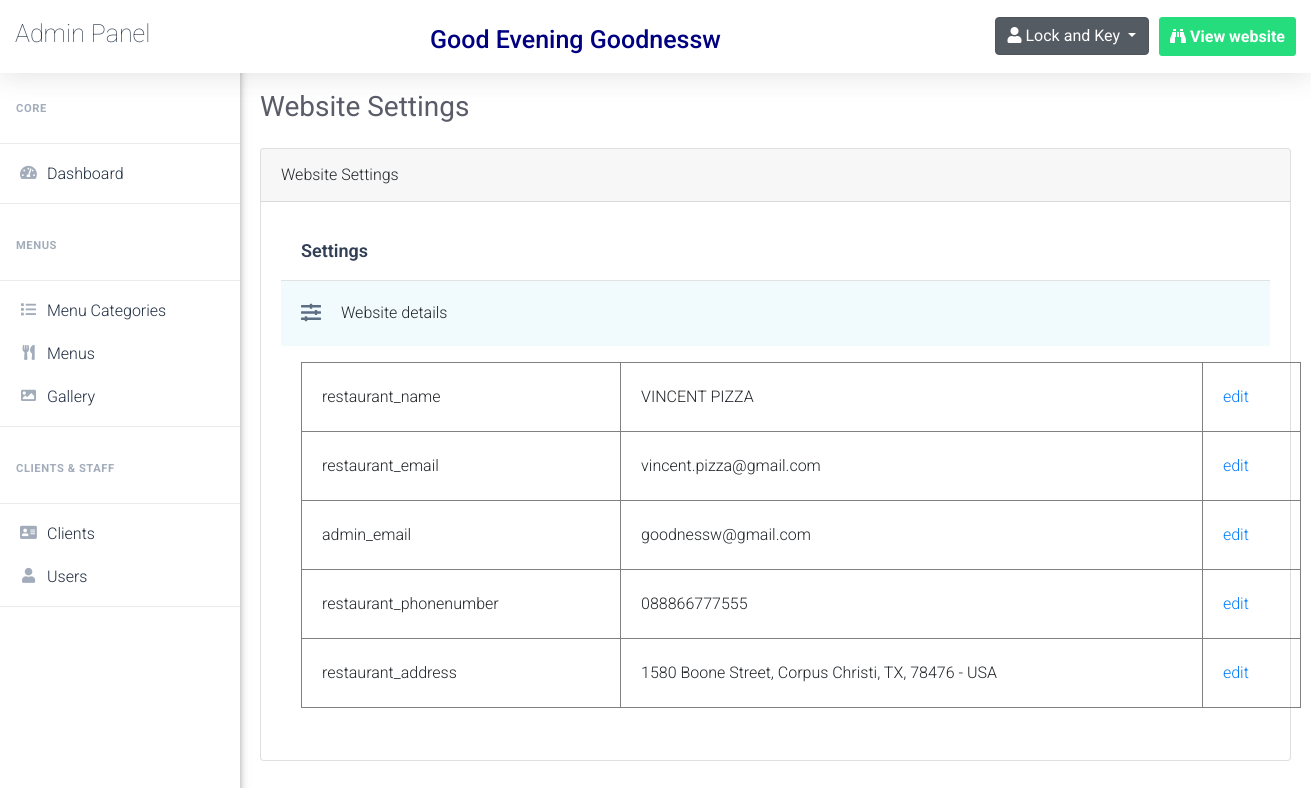
The app's page /admin/website-settings.php (signed in) with its own data.
### tables this page shows
CREATE TABLE `users` (
  `user_id` int(2) NOT NULL,
  `username` varchar(20) NOT NULL,
  `email` varchar(30) NOT NULL,
  `full_name` varchar(50) NOT NULL,
  `password` varchar(100) NOT NULL
);

CREATE TABLE `website_settings` (
  `option_id` int(5) NOT NULL,
  `option_name` varchar(255) NOT NULL,
  `option_value` varchar(255) NOT NULL
);

### admin/website-settings.php (the view, shortened to what this page needs)
<?php
	$pageTitle = 'Website Settings';
	if(isset($_SESSION['username_restaurant_qRewacvAqzA']) && isset($_SESSION['password_restaurant_qRewacvAqzA']))
	{
		include 'connect.php';
		include 'Includes/templates/header.php';
		include 'Includes/templates/navbar.php';
        ?>
<div class="card">
            	<div class="card-header">
                	Website Settings
           		</div>
                <div class="card-body">
            		<form method="POST" class="website_settings_form" action="website-settings.php">
                   		<div class="panel-">
                        	<div class="panel-header-X">
                                <div class="main-title">
                                    Settings
                                </div>
                            </div>
                            <div class="save-header-X">
                                <div style="display:flex">
                                    <div class="icon">
                                        <i class="fa fa-sliders-h"></i>
                                    </div>
                                    <div class="title-container">Website details</div>
                                </div>
                            </div>
                            <div class="panel-body-X">
<div class="form-group">
<table border="1" cellspacing="20" cellpadding="20"  style="width:1000px; height:200px;">
<tbody>
	<?php
		include('connect.php');
		$result = $con->prepare("SELECT * FROM website_settings ORDER BY option_id");
		$result->execute();
		for($i=0; $row = $result->fetch(); $i++){
	?>
	<tr class="record">
		<td><?php echo $row['option_name']; ?></td>
		<td><?php echo $row['option_value']; ?></td>
		<td><a href="website-setting-form.php?id=<?php echo $row['option_id']; ?>"> edit </a></td>
	</tr>
	<?php
		}}
	?></div>

### admin/Includes/templates/navbar.php (shortened to what this page needs)
<?php
    $id = $_SESSION['userid_restaurant_qRewacvAqzA'];
    $sql = $con->prepare("SELECT * FROM `users` WHERE `user_id`= '$id' ");
    $sql->execute();
    $fetch = $sql->fetch();
    $t=date("H");
    if ($t<"10") {
    $greeting =  "Good Morning";
}
    elseif ($t<"15") {
    $greeting = "Good Day";
}
    else {
    $greeting = "Good Evening";
}
?>
    <header class="headerMenu сlearfix sb-page-header">
        <div class="nav-header">
            <a class="navbar-brand" href="">
                Admin Panel
            </a>
        </div>
         <center><h4 class="welcomemssg"><?php echo "$greeting ". $fetch['username']?></h4></center>
        <div class="nav-controls top-nav">
            <ul class="nav top-menu">
                <li id="user-btn" class="main-li dropdown" style="background:none;">
                    <div class="dropdown show">
                        <a class="btn btn-secondary dropdown-toggle" href="#" role="button" id="dropdownMenuLink" data-toggle="dropdown" aria-haspopup="true" aria-expanded="false">
                            <i class="fa fa-user"></i>
                            <span class="username">Lock and Key</span>
                        </a>
                    </div>
                </li>
                <li class="main-li webpage-btn">
                    <a class="nav-item-button " href="../" target="_blank">
                        <i class="fas fa-binoculars"></i>
                        <span>View website</span>
                    </a>
                </li>
            </ul>
        </div>
    </header>
    <aside class="vertical-menu" id="vertical-menu">
        <div>
            <ul class="menu-bar">
                <div class="sidenav-menu-heading">
                    Core
                </div>
                <div class="dropdown-divider"></div>
                <li>
                    <a href="dashboard.php" class="a-verMenu dashboard_link">
                        <i class="fas fa-tachometer-alt icon-ver"></i>
                        <span style="padding-left:6px;">Dashboard</span>
                    </a>
                </li>
                <div class="dropdown-divider"></div>
                <div class="sidenav-menu-heading">
                    Menus
                </div>
                <div class="dropdown-divider"></div>
                <li>
                    <a href="menu_categories.php" class="a-verMenu menu_categories_link">
                        <i class="fas fa-list icon-ver"></i>
                        <span style="padding-left:6px;">Menu Categories</span>
                    </a>
                </li>
                <li>
                    <a href="menus.php" class="a-verMenu menus_link">
                        <i class="fas fa-utensils icon-ver"></i>
                        <span style="padding-left:6px;">Menus</span>
                    </a>
                </li>
                <li>
                    <a href="gallery.php" class="a-verMenu gallery_link">
                        <i class="far fa-image icon-ver"></i>
                        <span style="padding-left:6px;">Gallery</span>
                    </a>
                </li>
                <div class="dropdown-divider"></div>
                <div class="sidenav-menu-heading">
                    Clients & Staff
                </div>
                <div class="dropdown-divider"></div>
                <li>
                    <a href="clients.php" class="a-verMenu clients_link">
                        <i class="far fa-address-card icon-ver"></i>
                        <span style="padding-left:6px;">Clients</span>
                    </a>
                </li>
                <li>
                    <a href="users.php" class="a-verMenu users_link">
                        <i class="far fa-user icon-ver"></i>
                        <span style="padding-left:6px;">Users</span>
                    </a>
                </li>
                <div class="dropdown-divider"></div>
            </ul>
        </div>
    </aside>
    <div id="content" style="margin-left:240px;">
        <section class="content-wrapper" style="width: 100%;padding: 70px 0 0;">
            <div class="inside-page" style="padding:20px">
                <div class="page_title_top" style="margin-bottom: 1.5rem!important;">
                    <h1 style="color: #5a5c69!important;font-size: 1.75rem;font-weight: 400;line-height: 1.2;">
                        <?php echo $pageTitle; ?>
                    </h1>
                </div>

### admin/Design/css/main2.css (style rules this page uses)
a, a:hover { text-decoration: none !important; }
ul { display: block; list-style: none; padding: 0; margin: 0; }
html { scroll-behavior: smooth; }
body { font-family: 'Roboto', sans-serif; font-size: 16px; line-height: 28px; font-weight: 300; }
.headerMenu { position: fixed; left: 0; right: 0; top: 0; display: -ms-flexbox; display: flex; -webkit-box-pack: justify; -ms-flex-pack: justify; justify-content: space-between; -webkit-box-align: center; -ms-flex-align: center; align-items: center; -ms-flex-wrap: wrap; flex-wrap: wrap; z-index: 1002; background: #fff; min-height: 60px; padding: 10px 15px; box-shadow: 0 .15rem 1.75rem 0 rgba(58,59,69,.15); }
.nav-item-button { padding: 10px; line-height: 1;display: block; border: 1px solid #f0f0f8; background-color: #fff; text-decoration: none; border-radius: 3px; color: #66686d; }
.navbar-brand { font-family: inherit; color: #323f52; height: inherit; padding: 0px; line-height: 0px; font-weight: lighter; font-size: 25px; }
.sidenav-menu-heading { padding: 1.25rem 1rem 0.75rem; font-size: 0.7rem; font-weight: bold; text-transform: uppercase; letter-spacing: 0.05em; color: #a2acba; }
.vertical-menu { width:240px; float: left; height: 100%; position: fixed; background: #fff; top: 0; bottom: 0; z-index: 300; -moz-box-shadow: -3px 0 10px 0 #555; -webkit-box-shadow: -3px 0 10px 0 #555; box-shadow: -3px 0 10px 0 #555; }
.vertical-menu .menu-bar { padding:0px; margin:0px; margin-top: 75px; position: relative; }
.a-verMenu { display: -webkit-box; display: flex; -webkit-box-align: center; align-items: center; line-height: normal; padding-top: 0.75rem; padding-bottom: 0.75rem; position: relative; color: #1f2d41; padding: 0.75rem 1rem; }
.icon-ver { width: 25px; height: 18px; text-align: center; font-size: 15px; background: none; margin: 0; padding: 0; color: #a2acba; font-weight: 900; display: block; }
.top-menu { display: -webkit-box; display: -ms-flexbox; display: flex; -ms-flex-wrap: wrap; flex-wrap: wrap; padding-left: 0; margin-bottom: 0; list-style: none; }
.webpage-btn .nav-item-button { font-weight: 700; color: #fff; background: #26dd7d; border: 1px solid #26dd7d; }
.top-nav .top-menu .main-li { float: left; margin-left: 10px; }
.panel-header-X { display: -webkit-box; display: -ms-flexbox; display: flex; -webkit-box-pack: justify; -ms-flex-pack: justify; justify-content: space-between; -webkit-box-align: center; -ms-flex-align: center; align-items: center; padding-left: 1.25rem; padding-right: 1.25rem; border-bottom: 1px solid rgb(226, 226, 226); }
.save-header-X { display: -webkit-box; display: -ms-flexbox; display: flex; -webkit-box-align: center; -ms-flex-align: center; align-items: center; -webkit-box-pack: justify; -ms-flex-pack: justify; justify-content: space-between; min-height: 65px; padding: 0 1.25rem; background-color: #f1fafd; }
.panel-header-X>.main-title { font-size: 18px; font-weight: 600; color: #313e54; padding: 15px 0; }
.panel-body-X { padding: 1rem 1.25rem; }
.save-header-X .icon { width: 20px; text-align: center; font-size: 20px; color: #5b6e84; margin-right: 1.25rem; }

### admin/Includes/templates/navbar.php (style rules this page uses)
.welcomemssg { color: navy; margin-top: 15px; font-size: 25px !important; }

### records on screen
users: username "Goodnessw"
website_settings: option_name "restaurant_name", option_value "VINCENT PIZZA"
website_settings: option_name "restaurant_email", option_value "vincent.pizza@gmail.com"
website_settings: option_name "admin_email", option_value "goodnessw@gmail.com"
website_settings: option_name "restaurant_phonenumber", option_value "088866777555"
website_settings: option_name "restaurant_address", option_value "1580 Boone Street, Corpus Christi, TX, 78476 - USA"

### other values on screen
$greeting "Good Evening"
$pageTitle "Website Settings"
